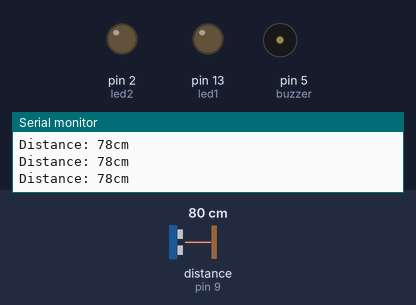
Bench run of a sketch on a simulated Arduino Uno, built with avr-gcc and run on an emulated ATmega328P. Parts: output pins drawn as LEDs (lit = HIGH), buzzer (waves = sounding), the last lines printed to the serial monitor. Wiring (inferred from the names in the program): ultrasonic range finder: trigger pin 10; echo pin 9. Dashed ring = blinking. The test bench sets the inputs (shaded band); at power-on: distance to the obstacle (sensor on pin 9) 80 cm. The echo pulse lasts 58.3 µs per cm; pins used as bus, display or sensor lines are not drawn.

Above: at 1.2 s.
1.3 s: distance to the obstacle (sensor on pin 9) set to 50 cm
4.3 s: distance to the obstacle (sensor on pin 9) set to 40 cm
At 4.7 s:
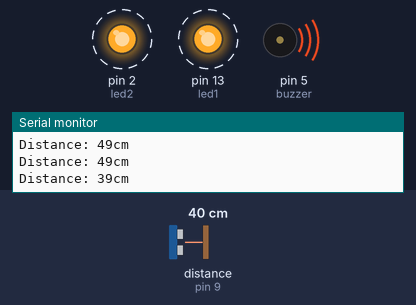
7.3 s: distance to the obstacle (sensor on pin 9) set to 60 cm
At 8.0 s:
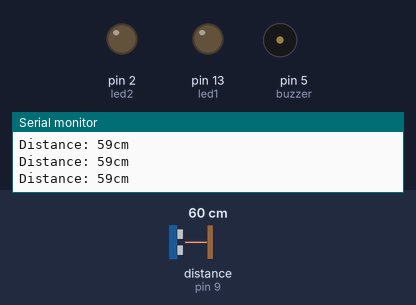
8.8 s: distance to the obstacle (sensor on pin 9) set to 2 cm
At 9.2 s:
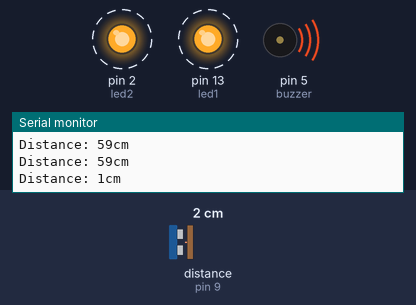
Timing chart, 0 to 12.8 s (numbered marks = the images above; inputs shaded):
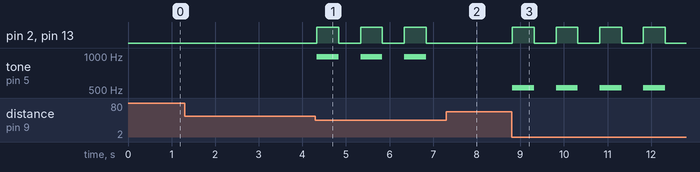

The sketch:

main.ino
```cpp
#define echoPin 9
#define trigPin 10
#define led1 13
#define led2 2
#define buzzer 5  // buzzer pin in Maker Nano RP2040 is 22

// defines variables
long duration; // variable for the duration of sound wave travel
int distance; // variable for the distance measurement
int frequency; // variable for frequency of sound

void setup()
{
  Serial.begin(9600);
  pinMode(led1, OUTPUT);
  pinMode(led2, OUTPUT);
  pinMode(buzzer, OUTPUT);
  pinMode(trigPin, OUTPUT);
  pinMode(echoPin, INPUT);
}

void loop()
{
  // Ultrasonic Code
  digitalWrite(trigPin, LOW);
  delayMicroseconds(2);
  digitalWrite(trigPin, HIGH);
  delayMicroseconds(10);
  digitalWrite(trigPin, LOW);

  duration = pulseIn(echoPin, HIGH);
  distance = duration * 0.034 / 2;
  Serial.print("Distance: ");
  Serial.print(distance);
  Serial.println("cm");


  if (distance < 10) {
    frequency = 523;
  }
  else if (distance < 15) {
    frequency = 587;
  }
  else if (distance < 20) {
    frequency = 659;
  }
  else if (distance < 25) {
    frequency = 698;
  }
  else if (distance < 30) {
    frequency = 783;
  }
  else if (distance < 35) {
    frequency = 880;
  }
  else if (distance < 40) {
    frequency = 987;
  }
  else if (distance < 45) {
    frequency = 1046;
  }
  else {
    frequency = 0;
  }

  if ( frequency != 0 ) {
    tone(buzzer, frequency);
    turnOnLeds();
    delay(500);
    noTone(buzzer);
    turnOffLeds();
    delay(500);
  } else {
    turnOffLeds();
  }
}

void turnOnLeds() {
digitalWrite(led1, HIGH);
    digitalWrite(led2, HIGH);
}

void turnOffLeds() {
  digitalWrite(led1, LOW);
  digitalWrite(led2, LOW);
}
```

Measured:
- the behaviour switches between 46 and 45 cm on distance to the obstacle (sensor on pin 9) (found by bisection; images 0 and 1)
- after the input at 4.3 s, pin 2 (led2), pin 13 (led1): alternates HIGH for 0.50 s and LOW for 0.50 s, starting at once; tone on pin 5 (buzzer): alternates 987 Hz for 0.50 s and silent for 0.50 s, starting at once
- after the input at 7.3 s, pin 2 (led2), pin 13 (led1): stays LOW (without the input it goes to HIGH after 0.04 s); tone on pin 5 (buzzer): stays silent (without the input it goes to 987 Hz after 0.04 s)
- after the input at 8.8 s, pin 2 (led2), pin 13 (led1): alternates HIGH for 0.50 s and LOW for 0.50 s, starting at once; tone on pin 5 (buzzer): alternates 523 Hz for 0.50 s and silent for 0.50 s, starting at once
